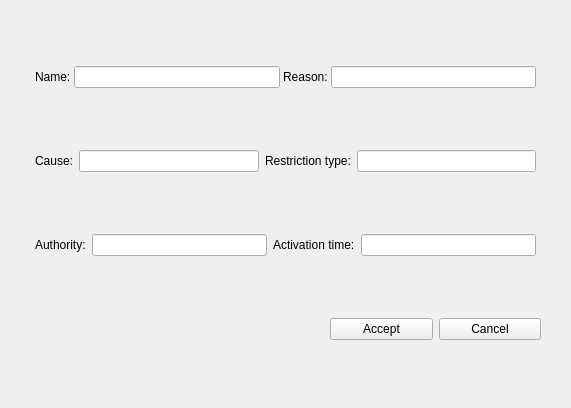
<?xml version="1.0" encoding="UTF-8"?>
<ui version="4.0">
 <class>form_uas_zone</class>
 <widget class="QWidget" name="form_uas_zone">
  <property name="geometry">
   <rect>
    <x>0</x>
    <y>0</y>
    <width>571</width>
    <height>408</height>
   </rect>
  </property>
  <property name="windowTitle">
   <string>Form</string>
  </property>
  <layout class="QVBoxLayout" name="verticalLayout">
   <property name="leftMargin">
    <number>30</number>
   </property>
   <property name="topMargin">
    <number>10</number>
   </property>
   <property name="rightMargin">
    <number>30</number>
   </property>
   <item>
    <layout class="QHBoxLayout" name="hlayout_name" stretch="0,0,0,0">
     <property name="spacing">
      <number>3</number>
     </property>
     <property name="leftMargin">
      <number>5</number>
     </property>
     <property name="rightMargin">
      <number>5</number>
     </property>
     <item>
      <widget class="QLabel" name="lbl_name">
       <property name="text">
        <string>Name:</string>
       </property>
      </widget>
     </item>
     <item>
      <widget class="QLineEdit" name="le_name"/>
     </item>
     <item>
      <widget class="QLabel" name="lbl_reason">
       <property name="text">
        <string>Reason:</string>
       </property>
      </widget>
     </item>
     <item>
      <widget class="QLineEdit" name="le_reason"/>
     </item>
    </layout>
   </item>
   <item>
    <layout class="QHBoxLayout" name="hlayout_cause" stretch="0,0,0,0">
     <property name="leftMargin">
      <number>5</number>
     </property>
     <property name="rightMargin">
      <number>5</number>
     </property>
     <item>
      <widget class="QLabel" name="lbl_cause">
       <property name="text">
        <string>Cause:</string>
       </property>
      </widget>
     </item>
     <item>
      <widget class="QLineEdit" name="le_cause"/>
     </item>
     <item>
      <widget class="QLabel" name="lbl_restriction_type">
       <property name="text">
        <string>Restriction type:</string>
       </property>
       <property name="wordWrap">
        <bool>false</bool>
       </property>
      </widget>
     </item>
     <item>
      <widget class="QLineEdit" name="le_restriction_type"/>
     </item>
    </layout>
   </item>
   <item>
    <layout class="QHBoxLayout" name="hlayout_authority" stretch="0,0,0,0">
     <property name="leftMargin">
      <number>5</number>
     </property>
     <property name="rightMargin">
      <number>5</number>
     </property>
     <item>
      <widget class="QLabel" name="lbl_authority">
       <property name="text">
        <string>Authority:</string>
       </property>
      </widget>
     </item>
     <item>
      <widget class="QLineEdit" name="le_authority"/>
     </item>
     <item>
      <widget class="QLabel" name="lbl_activation_time">
       <property name="text">
        <string>Activation time:</string>
       </property>
      </widget>
     </item>
     <item>
      <widget class="QLineEdit" name="le_activation_time"/>
     </item>
    </layout>
   </item>
   <item>
    <layout class="QHBoxLayout" name="hlayout_btn_uas_zone">
     <property name="leftMargin">
      <number>300</number>
     </property>
     <item>
      <widget class="QPushButton" name="btn_accept">
       <property name="text">
        <string>Accept</string>
       </property>
      </widget>
     </item>
     <item>
      <widget class="QPushButton" name="btn_cancel">
       <property name="text">
        <string>Cancel</string>
       </property>
      </widget>
     </item>
    </layout>
   </item>
  </layout>
 </widget>
 <resources/>
 <connections/>
</ui>
